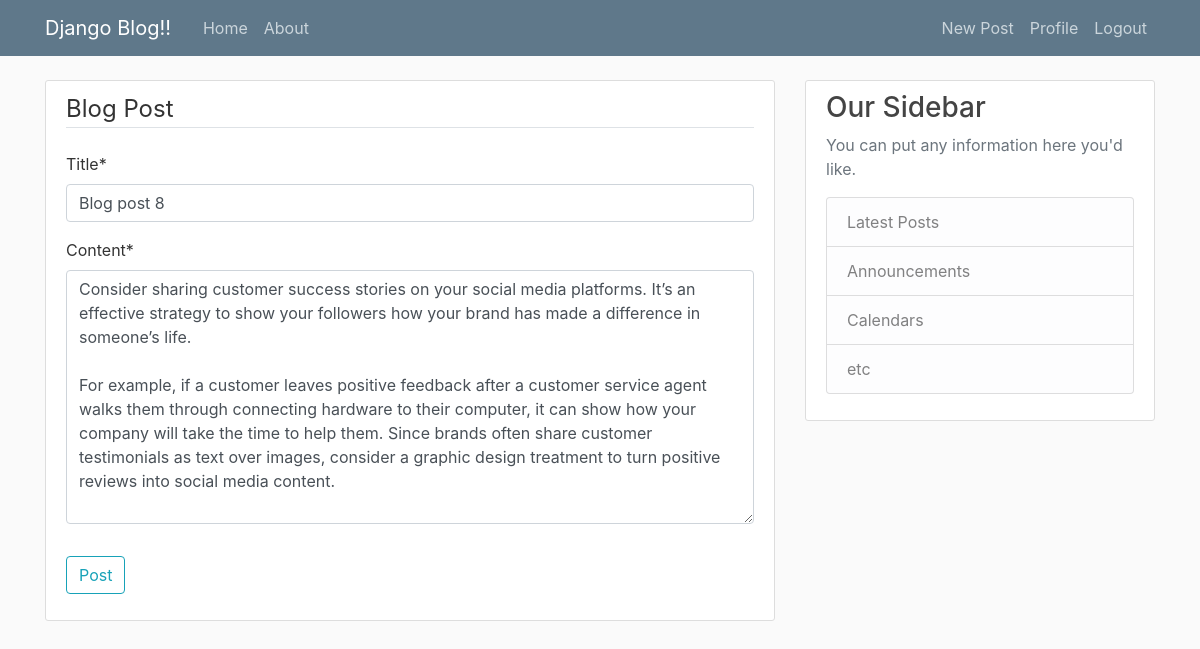
/post/9/update/ (signed in), run on the app's committed database.
### blog/models.py (models this page shows, shortened)
class Post(models.Model):
    title = models.CharField(max_length=100)
    content = models.TextField()
    date_posted = models.DateTimeField(default=timezone.now)
    author = models.ForeignKey(User, on_delete=models.CASCADE)

### blog/views.py (the view, shortened to what this page needs)
# urls.py: path('post/<int:pk>/update/', PostUpdateView.as_view(), name='post-update'),
class PostUpdateView(LoginRequiredMixin, UserPassesTestMixin, UpdateView):
    model = Post
    fields = ['title', 'content']
    def test_func(self):
        post = self.get_object()
        if self.request.user == post.author:
            return True
        return False

### blog/templates/blog/post_form.html (shortened to what this page needs)
{% extends "blog/base.html" %}
{% load crispy_forms_tags %}
{% block content %}
    <div class="content-section">
        <form method="POST">
            <fieldset class="form-group">
                <legend class="border-bottom mb-4">Blog Post</legend>
                {{ form|crispy }}
            </fieldset>
            <div class="form-group">
                <button class="btn btn-outline-info" type="submit">Post</button>
            </div>
        </form>
    </div>
{% endblock content %}

### blog/static/blog/main.css (style rules this page uses)
body { background: #fafafa; color: #333333; margin-top: 5rem; }
.content-section { background: #ffffff; padding: 10px 20px; border: 1px solid #dddddd; border-radius: 3px; margin-bottom: 20px; }

### data on the page
Post: title "Blog post 8", content "Consider sharing customer success stories on your social media platforms. It’s an effective strategy to show your followers how your brand has made a difference in someone’s life. For example, if a customer leaves positive feedback after a customer service agent walks them through connecting hardware to their computer, it can show how your company will take the time to help them. Since brands often share customer testimonials as text over images, consider a graphic design treatment to turn positive reviews into social media content."
